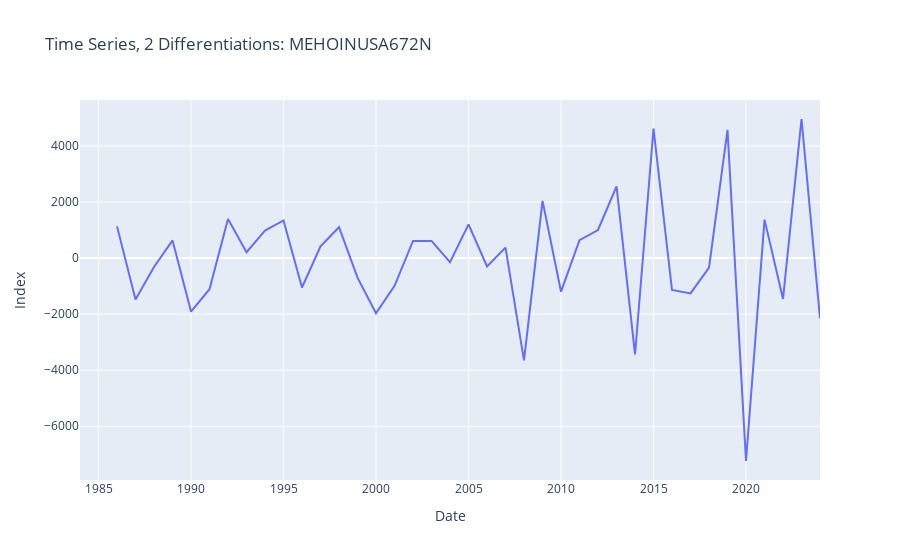

The notebook cell this image was saved under:
### Code cell
fig = px.line(df, x=df.index, y='diff_2', title=f'Time Series, 2 Differentiations: {series_id}')
fig.update_layout(
    xaxis_title='Date',
    yaxis_title='Index',
)
fig.show()

### Figure 1 — Plotly figure (JSON) as saved in the notebook; plotly's stock layout.template omitted (floating-point values rounded to 4 significant figures)
{"data": [{"hovertemplate": "date=%{x}<br>diff_2=%{y}<extra></extra>", "legendgroup": "", "line": {"color": "#636efa", "dash": "solid"}, "marker": {"symbol": "circle"}, "mode": "lines", "name": "", "orientation": "v", "showlegend": false, "x": ["1984-01-01T00:00:00", "1985-01-01T00:00:00", "1986-01-01T00:00:00", "1987-01-01T00:00:00", "1988-01-01T00:00:00", "1989-01-01T00:00:00", "1990-01-01T00:00:00", "1991-01-01T00:00:00", "1992-01-01T00:00:00", "1993-01-01T00:00:00", "1994-01-01T00:00:00", "1995-01-01T00:00:00", "1996-01-01T00:00:00", "1997-01-01T00:00:00", "1998-01-01T00:00:00", "1999-01-01T00:00:00", "2000-01-01T00:00:00", "2001-01-01T00:00:00", "2002-01-01T00:00:00", "2003-01-01T00:00:00", "2004-01-01T00:00:00", "2005-01-01T00:00:00", "2006-01-01T00:00:00", "2007-01-01T00:00:00", "2008-01-01T00:00:00", "2009-01-01T00:00:00", "2010-01-01T00:00:00", "2011-01-01T00:00:00", "2012-01-01T00:00:00", "2013-01-01T00:00:00", "2014-01-01T00:00:00", "2015-01-01T00:00:00", "2016-01-01T00:00:00", "2017-01-01T00:00:00", "2018-01-01T00:00:00", "2019-01-01T00:00:00", "2020-01-01T00:00:00", "2021-01-01T00:00:00", "2022-01-01T00:00:00", "2023-01-01T00:00:00", "2024-01-01T00:00:00"], "xaxis": "x", "y": [NaN, NaN, 1130.0, -1480.0, -320.0, 630.0, -1910.0, -1110.0, 1390.0, 210.0, 980.0, 1340.0, -1050.0, 420.0, 1100.0, -700.0, -1970.0, -990.0, 610.0, 610.0, -150.0, 1200.0, -300.0, 370.0, -3650.0, 2040.0, -1200.0, 640.0, 1000.0, 2560.0, -3440.0, 4620.0, -1140.0, -1260.0, -340.0, 4570.0, -7240.0, 1370.0, -1460.0, 4960.0, -2150.0], "yaxis": "y", "type": "scatter"}], "layout": {"xaxis": {"anchor": "y", "domain": [0.0, 1.0], "title": {"text": "Date"}}, "yaxis": {"anchor": "x", "domain": [0.0, 1.0], "title": {"text": "Index"}}, "legend": {"tracegroupgap": 0}, "title": {"text": "Time Series, 2 Differentiations: MEHOINUSA672N"}}}
